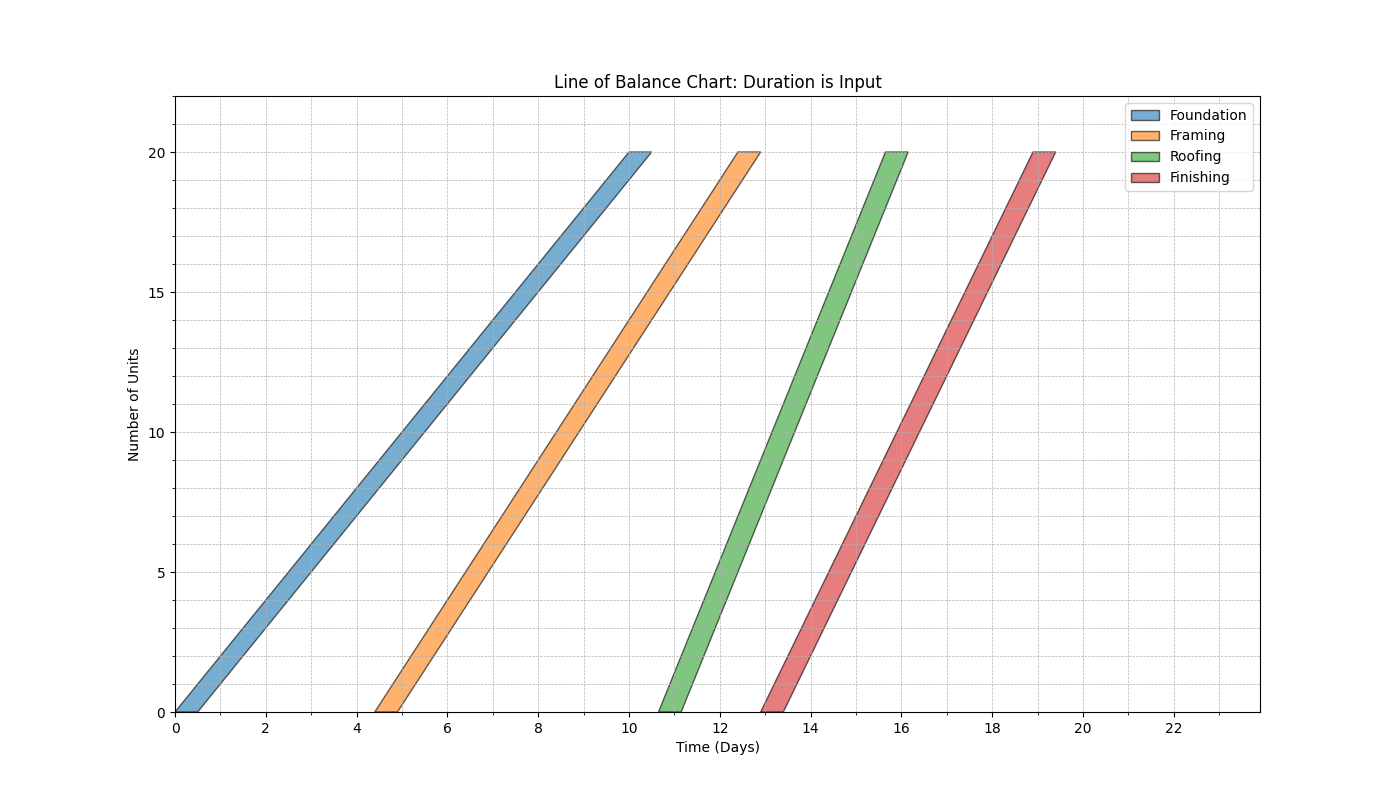

Source code (Python):
import matplotlib.pyplot as plt
import matplotlib.patches as patches
import numpy as np

# 1. قسم البيانات (Data Layer)
# -------------------------------------------------------------
total_units = 20

# 'duration' is now the input instead of 'production_rate'
activities_data = {
    "Foundation": {
        "initial_start_day": 0,
        "duration": 10,  # Total duration to complete 20 units
        "predecessor": None,
        "buffer_days": 2  # Buffer after this activity
    },
    "Framing": {
        "duration": 8,  # Total duration to complete 20 units
        "predecessor": "Foundation",
        "buffer_days": 3
    },
    "Roofing": {
        "duration": 5,  # Total duration to complete 20 units
        "predecessor": "Framing",
        "buffer_days": 2
    },
    "Finishing": {
        "duration": 6,  # Total duration to complete 20 units
        "predecessor": "Roofing",
        "buffer_days": 0
    }
}

# 2. قسم المنطق (Business Logic Layer)
# -------------------------------------------------------------
def prepare_parallelogram_data(activities, total_units, lag_time=0.5):
    """
    Calculates the parallelogram vertex coordinates for each activity based on
    Line of Balance logic, including dependencies, durations, and buffers.

    :param activities: Dictionary containing activity data.
    :param total_units: Total number of units in the project.
    :param lag_time: Visual lag time to shift the parallelogram.
    :return: A list of dictionaries with activity name and coordinates.
    """
    processed_data = []
    # This dictionary will store calculated data for each activity
    # to be used by its successors.
    calculated_activity_data = {}

    for activity_name, data in activities.items():
        duration = data["duration"]
        rate = total_units / duration if duration > 0 else 0

        predecessor_name = data["predecessor"]

        if predecessor_name is None:
            # First activity
            start_day_unit1 = data.get("initial_start_day", 0)
        else:
            # Successor activity
            pred_data = calculated_activity_data[predecessor_name]
            pred_rate = pred_data["rate"]
            pred_start_day_unit1 = pred_data["start_day_unit1"]
            pred_buffer = activities[predecessor_name]["buffer_days"]

            # Time when predecessor finishes unit 1
            pred_end_day_unit1 = pred_start_day_unit1 + (1 / pred_rate if pred_rate > 0 else 0)

            if rate > pred_rate:
                # Current activity is faster than predecessor, constraint is at the last unit.
                # We calculate when the predecessor finishes the last unit.
                pred_end_day_last_unit = pred_start_day_unit1 + (total_units / pred_rate if pred_rate > 0 else 0)

                # The start of the current activity on unit 1 is determined by the completion
                # of the predecessor on the last unit, plus buffer.
                start_day_unit1 = pred_end_day_last_unit + pred_buffer - ((total_units - 1) / rate if rate > 0 else 0)

            else:
                # Current activity is slower or same speed, constraint is at the first unit.
                start_day_unit1 = pred_end_day_unit1 + pred_buffer

        # The overall end day is when the activity finishes for the last unit.
        end_day_last_unit = start_day_unit1 + duration

        # Store calculated values for successors
        calculated_activity_data[activity_name] = {
            "rate": rate,
            "start_day_unit1": start_day_unit1,
            "end_day_last_unit": end_day_last_unit,
        }

        # Define the vertices of the parallelogram.
        # The start_day is the start on unit 1.
        # The end_day is the completion of the last unit.
        vertices = [
            (start_day_unit1, 0),
            (end_day_last_unit, total_units),
            (end_day_last_unit + lag_time, total_units),
            (start_day_unit1 + lag_time, 0)
        ]

        processed_data.append({
            "name": activity_name,
            "vertices": vertices,
            "start_day": start_day_unit1,
            "end_day": end_day_last_unit
        })

    return processed_data

# 3. قسم العرض (Presentation Layer)
# -------------------------------------------------------------
def plot_lob_chart(processed_data, total_units):
    """
    يرسم مخطط Line of Balance باستخدام البيانات المعالجة.

    :param processed_data: قائمة بالبيانات المحسوبة للرسم.
    :param total_units: إجمالي عدد الوحدات.
    """
    fig, ax = plt.subplots(figsize=(14, 8))
    ax.set_title("Line of Balance Chart: Duration is Input")
    ax.set_xlabel("Time (Days)")
    ax.set_ylabel("Number of Units")
    ax.grid(True, which='both', linestyle='--', linewidth=0.5)
    ax.set_yticks(range(0, total_units + 1, 5))

    colors = ['#1f77b4', '#ff7f0e', '#2ca02c', '#d62728']

    for idx, item in enumerate(processed_data):
        parallelogram = patches.Polygon(
            item["vertices"],
            closed=True,
            edgecolor='black',
            facecolor=colors[idx % len(colors)],
            alpha=0.6,
            label=item["name"]
        )
        ax.add_patch(parallelogram)

    max_end_day = max(item["end_day"] for item in processed_data)
    ax.set_xlim(0, max_end_day + 5)
    ax.set_ylim(0, total_units + 2)

    x_ticks = np.arange(0, int(max_end_day) + 5, 2)
    ax.set_xticks(x_ticks)
    ax.minorticks_on()
    ax.xaxis.set_minor_locator(plt.MultipleLocator(1))

    ax.legend()
    plt.show()

# 4. الجزء التنفيذي الرئيسي
# -------------------------------------------------------------
if __name__ == "__main__":
    processed_activities = prepare_parallelogram_data(activities_data, total_units)
    plot_lob_chart(processed_activities, total_units)
